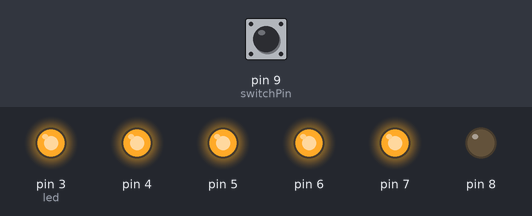
Recording of a sketch running on a simulated Arduino Uno, built with avr-gcc and run on an emulated ATmega328P. Shown: output pins drawn as LEDs (lit = HIGH). The test bench sets the inputs (shaded band); at power-on: pin 9 (switchPin) HIGH. What the sketch prints to the serial monitor is not drawn.

Above: at 16.4 s.
16.5 s: pin 9 (switchPin) pulled LOW for 0.15 s
At 20.3 s:
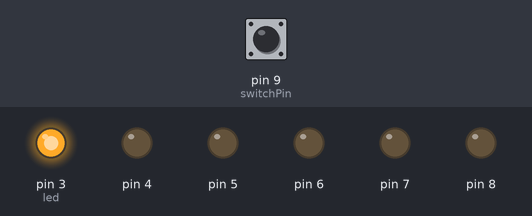
36.1 s: pin 9 (switchPin) pulled LOW for 1 s
At 37.0 s:
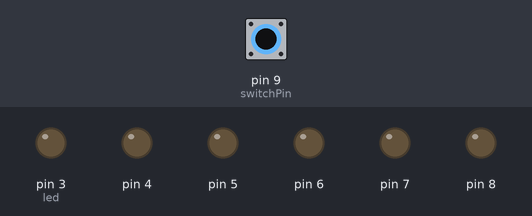
At 43.6 s:
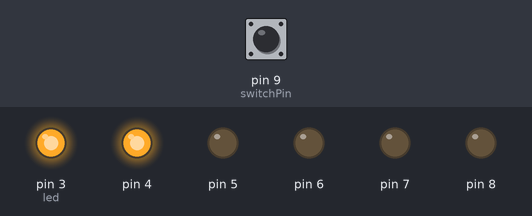
Timing chart, 0 to 56.6 s (numbered marks = the images above; inputs shaded):
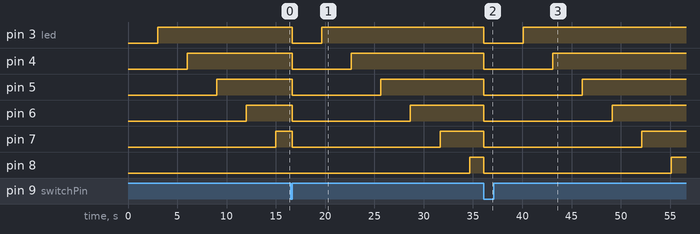

Measured:
- after the input at 36.1 s, pin 3 (led): HIGH → LOW at once, → HIGH 4.0 s later; pin 4: HIGH → LOW at once, → HIGH 7.0 s later; pin 5: HIGH → LOW at once, → HIGH 10.0 s later; pin 6: HIGH → LOW at once, → HIGH 13.0 s later; pin 7: HIGH → LOW at once, → HIGH 16.0 s later

The sketch:

reloj_de_arena_digital.ino
```cpp
//nombra la constante para el pin del sensor
const int switchPin = 9;

unsigned long previousTime = 0;
//guarda el último momento en que un led fue encendido

int switchState = 0;
//variable para el estado actual del sensor

int prevSwitchState = 0;
//guarda el anterior estado del sensor

int led = 3;
//variable referida a los leds

//3000 = 3000 milisegundos
long interval = 3000;
//este será el intervalo entre un led que se enciende y el siguiente

void setup() {

 for(int x = 3;x<9;x++){
   pinMode(x, OUTPUT);
//declara lo que serán las salidas de los leds, con un contador

 }

 //declara el pin del sensor como entrada
 pinMode(switchPin, INPUT);
 Serial.begin(9600);
}

void loop(){

 //guarda el tiempo desde el cual la placa comenzó el programa
 unsigned long currentTime = millis();

 /*
compara el tiempo con el que hubo la última vez que un led se encendió
y si es mayor que el intervalo definido, enciende el siguiente
*/

 if(currentTime - previousTime > interval) {

   //guarda la última vez que cambiaste un led
   previousTime = currentTime;

   //enciende el led
   digitalWrite(led, HIGH);
   led++;

   if(led == 8){

   }
 }

 //lee el valor del sensor
 switchState = digitalRead(switchPin);
 Serial.println(switchState);


 //si el sensor cambia, apaga todos los sensores
 if(switchState != prevSwitchState){

   for(int x = 3;x<9;x++){
     digitalWrite(x, LOW);

   }

   //resetea la variable de los leds a la original
   led = 3;

   //resetea el contador de tiempos
   previousTime = currentTime;
 }
 //guarda el último estado en que estuvo el led
 prevSwitchState = switchState;

}
```
